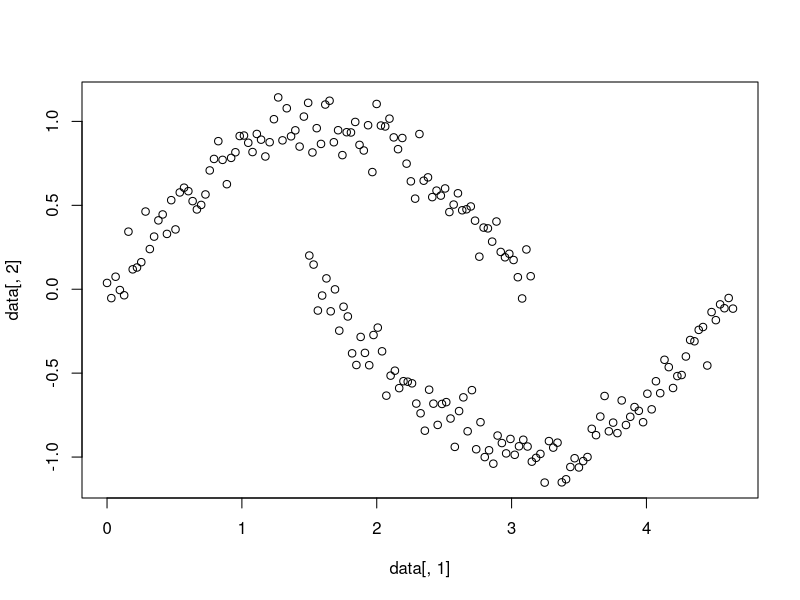
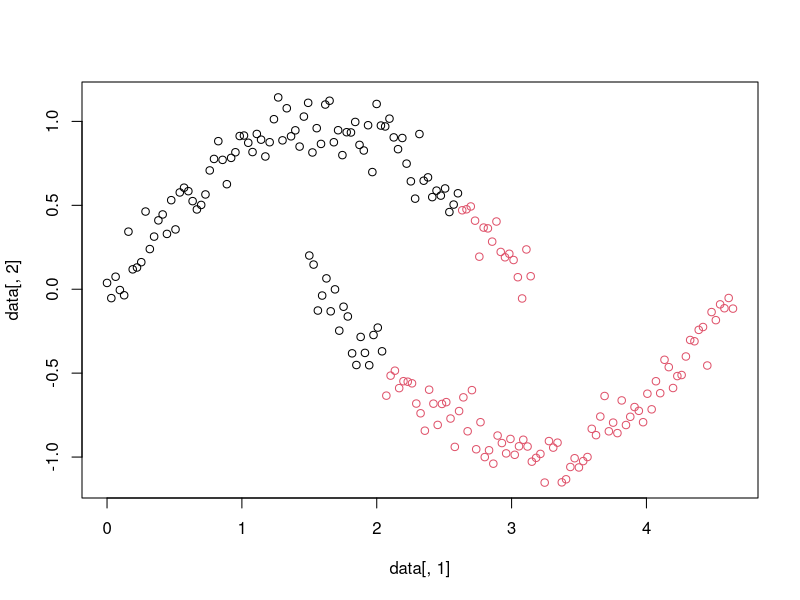
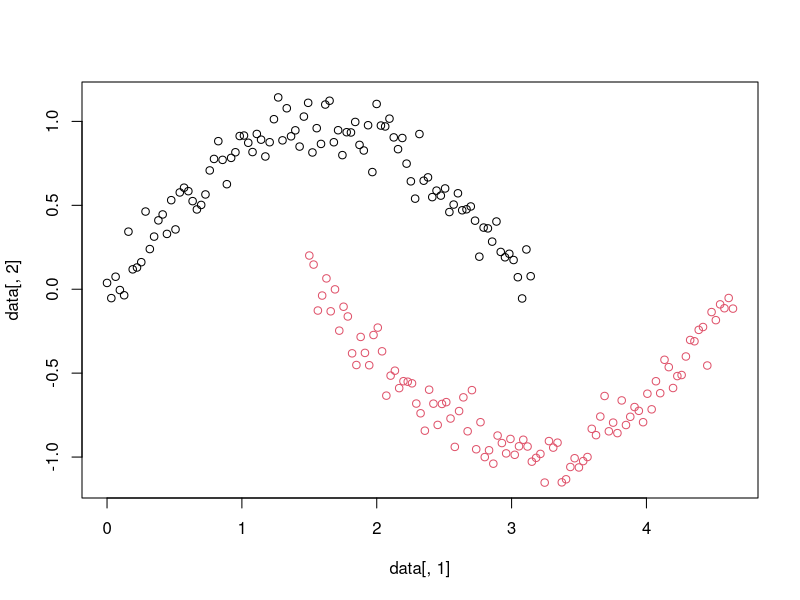

Write R code to recreate these figures, in order.
#install.packages('fpc')

library('fpc')

data <- read.csv('data.csv')
plot(data[, 1], data[, 2])

# 用K均值聚类
model1 <- kmeans(data, centers=2)
plot(data[, 1], data[, 2], col=model1$cluster)

# 用fpc包中的dbscan函数进行密度聚类
model2 <- dbscan(data, eps=0.2, MinPts=5)
plot(data[, 1], data[, 2], col=model2$cluster)
